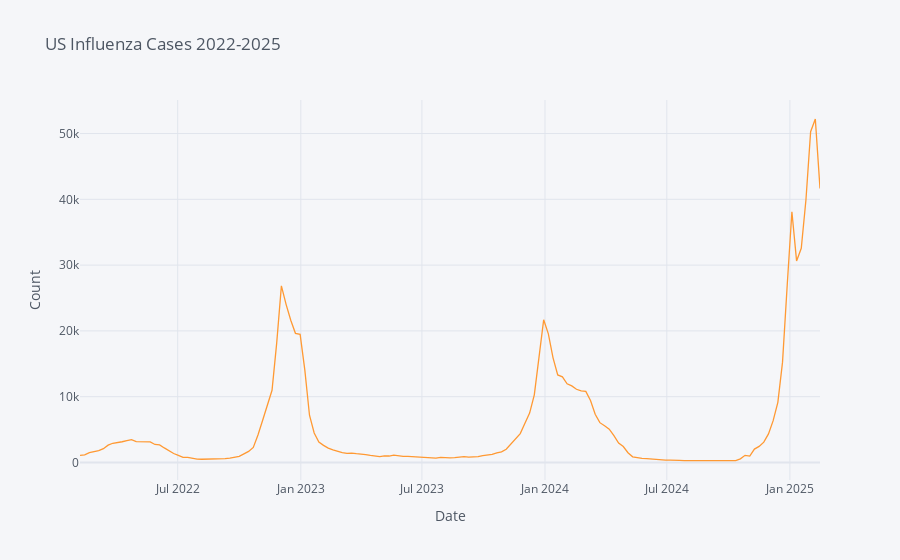

Notebook code cell kept with this figure:
### Code cell
updated_df.iplot(xTitle = "Date", yTitle = "Count", title = "US Influenza Cases 2022-2025")

### Figure 1 — Plotly figure (JSON) as saved in the notebook; plotly's stock layout.template omitted (floating-point values rounded to 4 significant figures; data arrays with more than 128 entries replaced by an {"elided": "..."} marker saying what was removed)
{"data": [{"line": {"color": "rgba(255, 153, 51, 1.0)", "dash": "solid", "shape": "linear", "width": 1.3}, "mode": "lines", "name": "value", "text": "", "type": "scatter", "x": {"elided": "159 str values"}, "y": {"elided": "159 int values"}}], "layout": {"autosize": true, "legend": {"bgcolor": "#F5F6F9", "font": {"color": "#4D5663"}}, "paper_bgcolor": "#F5F6F9", "plot_bgcolor": "#F5F6F9", "title": {"font": {"color": "#4D5663"}, "text": "US Influenza Cases 2022-2025"}, "xaxis": {"autorange": true, "gridcolor": "#E1E5ED", "range": ["2022-02-05", "2025-02-15"], "showgrid": true, "tickfont": {"color": "#4D5663"}, "title": {"font": {"color": "#4D5663"}, "text": "Date"}, "type": "date", "zerolinecolor": "#E1E5ED"}, "yaxis": {"autorange": true, "gridcolor": "#E1E5ED", "range": [-2665.0, 55100.0], "showgrid": true, "tickfont": {"color": "#4D5663"}, "title": {"font": {"color": "#4D5663"}, "text": "Count"}, "type": "linear", "zerolinecolor": "#E1E5ED"}}}
